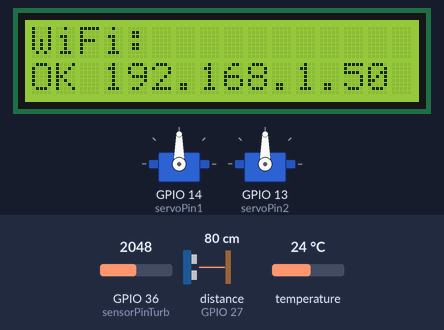
Recording of a sketch running on a simulated ESP32. On the bench: 2 × servo, 16×2 character LCD. The inputs (shaded band) are chosen by the test bench; at power-on: distance to the obstacle (sensor on GPIO 27) 80 cm, GPIO 36 (sensorPinTurb) = 2048, temperature 24 °C (analog values on the 0–4095 scale). The echo pulse lasts 58.3 µs per cm; WiFi joins after 1.5 s; servers stay silent unless stated; the local clock reads 2024-03-15 10:24:30 at power-on unless the sketch sets it; random numbers use the default seed unless the sketch sets one; EEPROM starts erased; no MQTT or app messages arrive unless stated.

Above: at 2.7 s.
2.8 s: distance to the obstacle (sensor on GPIO 27) set to 2 cm
At 14.6 s:
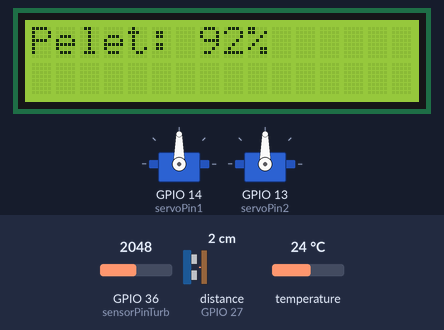
24.8 s: GPIO 36 (sensorPinTurb) set to 3603
At 34.0 s:
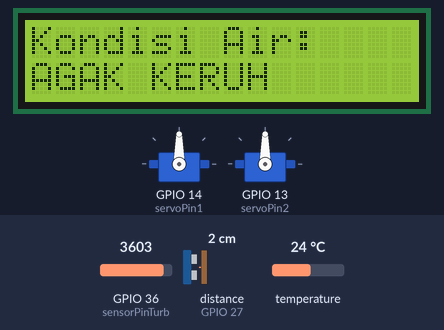
36.8 s: GPIO 36 (sensorPinTurb) set to 3950
50.5 s: GPIO 36 (sensorPinTurb) set to 4064
52.9 s: temperature set to 12 °C
At 63.7 s:
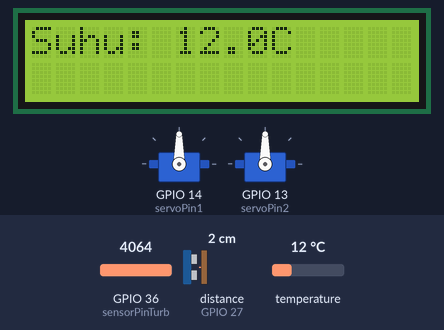
66.9 s: distance to the obstacle (sensor on GPIO 27) set to 4 cm
At 77.9 s:
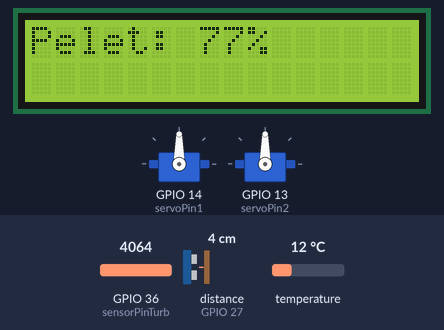
Timing chart, 0 to 79.4 s (numbered marks = the images above; inputs shaded):
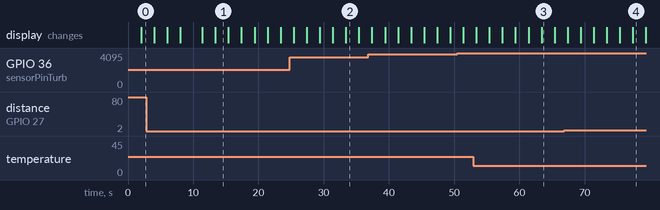

Measured:
- what the display in image 1 shows lasts 2.0 s, from 13.4 s to 15.4 s

The sketch:

percobaan9.ino
```cpp
  #include <WiFi.h>
  #include <PubSubClient.h>
  #include <Wire.h>
  #include <RTClib.h>
  #include <EEPROM.h>
  #include <ESP32Servo.h>
  #include <LiquidCrystal_I2C.h>
  #include <OneWire.h>
  #include <DallasTemperature.h>

  /* ---------- WiFi & MQTT ---------- */
  const char* ssid        = "sile";
  const char* password    = "sembiring1";
  const char* mqtt_server = "broker.mqtt-dashboard.com";
  const int   mqtt_port   = 1883;

  /* ---------- Topik MQTT ---------- */
  #define TOPIC_EEPROM     "/jadwal/data"
  #define TOPIC_WAKTU      "/jadwal/waktu"
  #define TOPIC_STATUS     "/jadwal/status"
  #define TOPIC_CMD        "/W1/W2/D"
  #define TOPIC_LEVEL      "/pellet/level"
  #define TOPIC_TEMP       "/suhu/kolam"
  #define TOPIC_TURBIDITY  "/kolam/kekeruhan"
  #define TOPIC_ESP_WIFI_STATUS "/esp32/status"

  /* ---------- Hardware PIN ---------- */
  #define TRIG_PIN 26
  #define ECHO_PIN 27
  #define ONE_WIRE_BUS 5
  const int servoPin1     = 14;
  const int servoPin2     = 13;
  const int sensorPinTurb = 36;

  /* ---------- Servo ---------- */
  int kecepatanServo = 70;
  Servo servo1, servo2;
  bool servoAktif = false;
  unsigned long servoStart = 0;
  int eksekusiKe = 0;

  /* ---------- RTC & EEPROM ---------- */
  #define EEPROM_SIZE 64
  RTC_DS3231 rtc;
  String waktu1 = "";
  String waktu2 = "";
  int durasi = 0;

  /* ---------- LCD ---------- */
  LiquidCrystal_I2C lcd(0x27, 16, 2);
  byte lcdScreen = 0;
  unsigned long lcdLast = 0;
  const unsigned long lcdInterval = 2000;

  /* ---------- HC-SR04 ---------- */
  #define MIN_DISTANCE 1
  #define MAX_DISTANCE 14
  #define NUM_READINGS 10
  const unsigned long ULTRA_INTERVAL = 10000;
  unsigned long ultraLast = 0;
  int pelletPercent = 0;

  /* ---------- DS18B20 ---------- */
  OneWire oneWire(ONE_WIRE_BUS);
  DallasTemperature sensors(&oneWire);
  float waterTemp = 0.0;
  const unsigned long TEMP_INTERVAL = 10000;
  unsigned long tempLast = 0;

  /* ---------- Turbidity ---------- */
  unsigned long turbLast = 0;
  const unsigned long TURB_INTERVAL = 10000;
  int turbidityPct = 0;
  String turbidityClass = "UNKNOWN";

  /* ---------- WiFi + MQTT ---------- */
  WiFiClient espClient;
  PubSubClient client(espClient);
  unsigned long lastReconnectAttempt = 0;
  const unsigned long RECONNECT_INTERVAL = 10000;
  unsigned long lastWiFiStatusSent = 0;

  /* ---------- Deklarasi fungsi ---------- */
  void publishEEPROMData();
  void publishWaktuSekarang(const String& t);
  void publishStatus(const char* s);
  void updateLCD();
  void readAndPublishTemp();
  void checkPelletLevel();
  void checkTurbidity();
  void publishWiFiStatus(const char* status);

  /* EEPROM */
  void simpanKeEEPROM() {
    EEPROM.writeString(0, waktu1);
    EEPROM.writeString(10, waktu2);
    EEPROM.writeInt(20, durasi);
    EEPROM.commit();
    delay(100);
    publishEEPROMData();
  }

  void bacaDariEEPROM() {
    waktu1 = EEPROM.readString(0);
    waktu2 = EEPROM.readString(10);
    durasi = EEPROM.readInt(20);
  }

  /* MQTT */
  void callback(char* topic, byte* payload, unsigned int length) {
    String message;
    for (unsigned int i = 0; i < length; i++) message += (char)payload[i];
    if (message.startsWith("Sukses mengatur")) {
      int i1 = message.indexOf("Waktu 1 = ");
      int i2 = message.indexOf(", Waktu 2 = ");
      int i3 = message.indexOf(", Durasi: ");
      int i4 = message.indexOf(" s", i3);
      if (i1 != -1 && i2 != -1 && i3 != -1 && i4 != -1) {
        waktu1 = message.substring(i1 + 10, i2);
        waktu2 = message.substring(i2 + 12, i3);
        durasi = message.substring(i3 + 10, i4).toInt();
        simpanKeEEPROM();
      }
    }
  }

  void publishWiFiStatus(const char* status) {
    client.publish(TOPIC_ESP_WIFI_STATUS, status);
  }

  void setup_wifi() {
    WiFi.begin(ssid, password);
    while (WiFi.status() != WL_CONNECTED) delay(500);
    publishWiFiStatus("online");
  }

  void reconnectNonBlocking() {
    if (!client.connected()) {
      unsigned long now = millis();
      if (now - lastReconnectAttempt > RECONNECT_INTERVAL) {
        lastReconnectAttempt = now;
        if (WiFi.status() == WL_CONNECTED) {
          String cid = "ESP32Client-" + String(random(0xffff), HEX);
          if (client.connect(cid.c_str())) {
            client.subscribe(TOPIC_CMD);
            publishEEPROMData();
            publishWiFiStatus("online");
          }
        } else {
          publishWiFiStatus("offline");
        }
      }
    }
  }

  /* Setup */
  void setup() {
    Serial.begin(115200);
    analogReadResolution(10);
    analogSetAttenuation(ADC_11db);
    Wire.begin();
    Wire.setClock(400000);
    rtc.begin();
    if (rtc.lostPower()) rtc.adjust(DateTime(F(__DATE__), F(__TIME__)));
    EEPROM.begin(EEPROM_SIZE);
    bacaDariEEPROM();
    servo1.attach(servoPin1);
    servo2.attach(servoPin2);
    servo1.write(90); servo2.write(90);
    lcd.init(); lcd.backlight(); lcd.print("BOOTING...");
    pinMode(TRIG_PIN, OUTPUT); pinMode(ECHO_PIN, INPUT);
    sensors.begin();
    setup_wifi();
    client.setServer(mqtt_server, mqtt_port);
    client.setCallback(callback);
    publishEEPROMData();
  }

  /* Servo */
  void putarServo() {
    servo1.write(kecepatanServo);
    servo2.write(kecepatanServo);
    servoAktif = true;
    servoStart = millis();
  }

  void stopServoJikaPerlu() {
    if (servoAktif && millis() - servoStart >= (unsigned long)durasi * 1000UL) {
      servo1.write(90); servo2.write(90);
      servoAktif = false;
      publishStatus(eksekusiKe == 1 ? "Pakan1, Telah Diberikan" : "Pakan2, Telah Diberikan");
      eksekusiKe = 0;
    }
  }

  /* Sensor */
  void checkPelletLevel() {
    if (millis() - ultraLast < ULTRA_INTERVAL) return;
    ultraLast = millis();
    float total = 0; int valid = 0;
    for (int i = 0; i < NUM_READINGS; i++) {
      digitalWrite(TRIG_PIN, LOW); delayMicroseconds(2);
      digitalWrite(TRIG_PIN, HIGH); delayMicroseconds(10);
      digitalWrite(TRIG_PIN, LOW);
      long d = pulseIn(ECHO_PIN, HIGH, 25000);
      if (d > 0) { total += (d * 0.0343) / 2.0; valid++; }
      delay(50);
    }
    if (!valid) return;
    float avg = total / valid;
    float pct = ((MAX_DISTANCE - avg) / (MAX_DISTANCE - MIN_DISTANCE)) * 100.0;
    pct = constrain(pct, 0, 100);
    pelletPercent = round(pct);
    char buf[8]; sprintf(buf, "%d", pelletPercent);
    client.publish(TOPIC_LEVEL, buf);
  }

  void readAndPublishTemp() {
    if (millis() - tempLast < TEMP_INTERVAL) return;
    tempLast = millis();
    sensors.requestTemperatures();
    waterTemp = sensors.getTempCByIndex(0);
    if (waterTemp == DEVICE_DISCONNECTED_C) return;
    char buf[10]; dtostrf(waterTemp, 4, 1, buf);
    client.publish(TOPIC_TEMP, buf);
  }

  void checkTurbidity() {
    if (millis() - turbLast < TURB_INTERVAL) return;
    turbLast = millis();
    int total = 0;
    for (int i = 0; i < 10; i++) { total += analogRead(sensorPinTurb); delay(10); }
    int sensorValue = total / 10;
    sensorValue = constrain(sensorValue, 600, 1100);
    turbidityPct = map(sensorValue, 600, 1100, 0, 100);
    if (turbidityPct > 80) turbidityClass = "JERNIH";
    else if (turbidityPct > 50) turbidityClass = "AGAK KERUH";
    else turbidityClass = "KERUH";
    client.publish(TOPIC_TURBIDITY, turbidityClass.c_str(), false);
  }

  /* LCD */
  void updateLCD() {
    if (millis() - lcdLast < lcdInterval) return;
    lcdLast = millis();
    lcd.clear();
    switch (lcdScreen) {
      case 0:
        lcd.print("WiFi:"); lcd.setCursor(0, 1);
        lcd.print(WiFi.status() == WL_CONNECTED ? "OK " + WiFi.localIP().toString() : "DISCONNECT"); break;
      case 1:
        lcd.print("MQTT:"); lcd.setCursor(0, 1);
        lcd.print(client.connected() ? "Connected" : "DISCONNECT"); break;
      case 2: {
        DateTime now = rtc.now(); char buf[17];
        snprintf(buf, sizeof(buf), "%02d:%02d:%02d", now.hour(), now.minute(), now.second());
        lcd.print("Time:"); lcd.setCursor(0, 1); lcd.print(buf); break;
      }
      case 3:
        lcd.print("W1: "); lcd.print(waktu1); lcd.setCursor(0, 1); lcd.print("W2: "); lcd.print(waktu2); break;
      case 4:
        lcd.print("Durasi:"); lcd.setCursor(0, 1); lcd.print(durasi); lcd.print(" s"); break;
      case 5:
        lcd.print("Pelet: "); lcd.print(pelletPercent); lcd.print("%"); break;
      case 6:
        lcd.print("Suhu: "); lcd.print(waterTemp, 1); lcd.print("C"); break;
      case 7:
        lcd.print("Kondisi Air:"); lcd.setCursor(0, 1); lcd.print(turbidityClass); break;
    }
    lcdScreen = (lcdScreen + 1) % 8;
  }

  /* Publish */
  void publishEEPROMData() {
    String msg = "Waktu 1 = " + waktu1 + ", Waktu 2 = " + waktu2 + ", Durasi: " + String(durasi) + " s";
    client.publish(TOPIC_EEPROM, msg.c_str(), true);
  }

  void publishWaktuSekarang(const String& t) { client.publish(TOPIC_WAKTU, t.c_str()); }

  void publishStatus(const char* s) { client.publish(TOPIC_STATUS, s); }

  /* Loop */
  void loop() {
    reconnectNonBlocking();
    client.loop();
    DateTime now = rtc.now();
    static int lastMinute = -1;
    if (now.minute() != lastMinute) {
      lastMinute = now.minute();
      String waktuRTC = (now.hour() < 10 ? "0" : "") + String(now.hour()) + ":" +
                        (now.minute() < 10 ? "0" : "") + String(now.minute());
      publishWaktuSekarang(waktuRTC);
      if (waktuRTC == waktu1) { eksekusiKe = 1; putarServo(); }
      else if (waktuRTC == waktu2) { eksekusiKe = 2; putarServo(); }
    }
    stopServoJikaPerlu();
    checkPelletLevel();
    readAndPublishTemp();
    checkTurbidity();
    updateLCD();

    if (millis() - lastWiFiStatusSent >= 15000) {
      lastWiFiStatusSent = millis();
      if (WiFi.status() == WL_CONNECTED && client.connected()) {
        publishWiFiStatus("online");
      }
    }
  }
```
